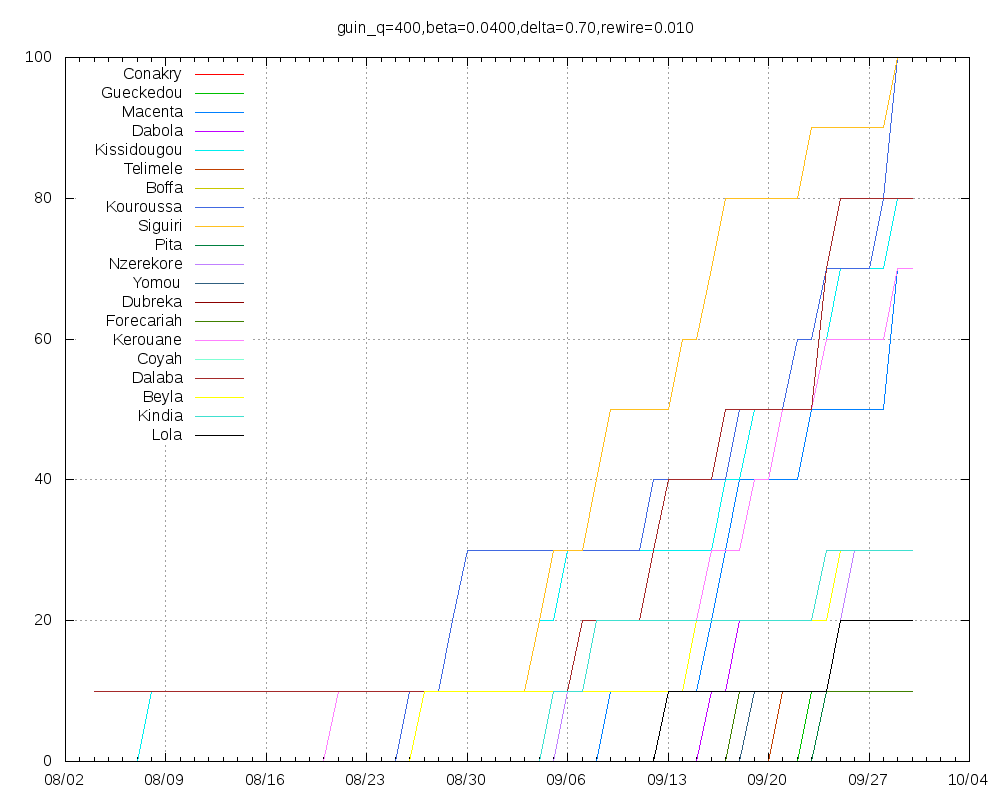

The script that saved this image:
set title "guin_q=400,beta=0.0400,delta=0.70,rewire=0.010"
set key top left
set grid
set xdata time
set timefmt "%Y-%m-%d"
set terminal png size 1000,800
set output "guin_q=400,beta=0.0400,delta=0.70,rewire=0.010.png"
plot "Conakry.tab" using 1:2 title "Conakry" with lines,"Gueckedou.tab" using 1:2 title "Gueckedou" with lines,"Macenta.tab" using 1:2 title "Macenta" with lines,"Dabola.tab" using 1:2 title "Dabola" with lines,"Kissidougou.tab" using 1:2 title "Kissidougou" with lines,"Telimele.tab" using 1:2 title "Telimele" with lines,"Boffa.tab" using 1:2 title "Boffa" with lines,"Kouroussa.tab" using 1:2 title "Kouroussa" with lines,"Siguiri.tab" using 1:2 title "Siguiri" with lines,"Pita.tab" using 1:2 title "Pita" with lines,"Nzerekore.tab" using 1:2 title "Nzerekore" with lines,"Yomou.tab" using 1:2 title "Yomou" with lines,"Dubreka.tab" using 1:2 title "Dubreka" with lines,"Forecariah.tab" using 1:2 title "Forecariah" with lines,"Kerouane.tab" using 1:2 title "Kerouane" with lines,"Coyah.tab" using 1:2 title "Coyah" with lines,"Dalaba.tab" using 1:2 title "Dalaba" with lines,"Beyla.tab" using 1:2 title "Beyla" with lines,"Kindia.tab" using 1:2 title "Kindia" with lines,"Lola.tab" using 1:2 title "Lola" with lines
